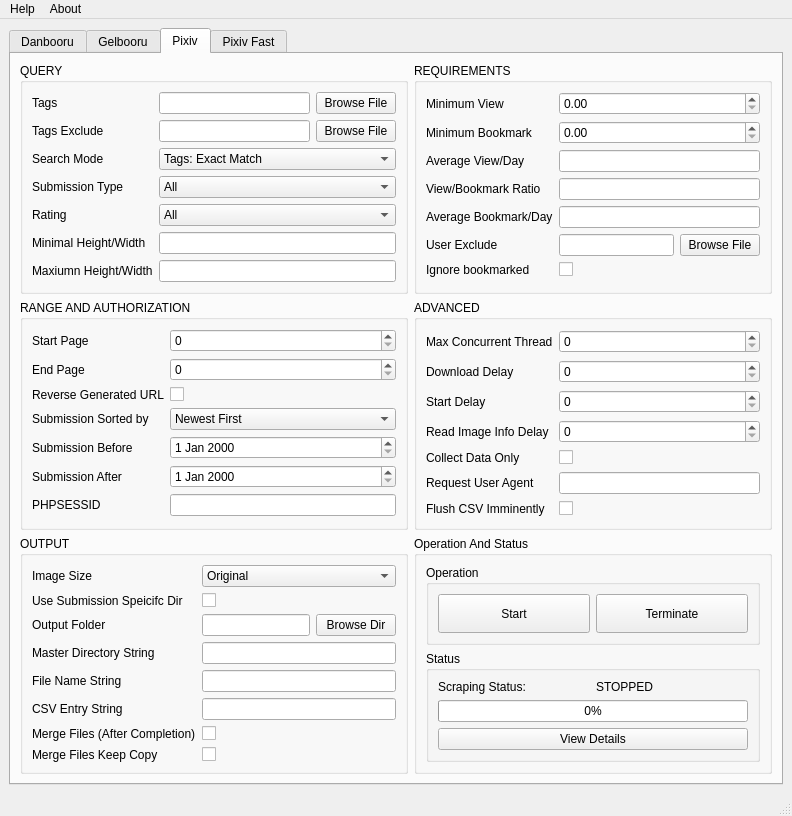
<?xml version="1.0" encoding="UTF-8"?>
<ui version="4.0">
 <class>MainWindow</class>
 <widget class="QMainWindow" name="MainWindow">
  <property name="geometry">
   <rect>
    <x>0</x>
    <y>0</y>
    <width>792</width>
    <height>750</height>
   </rect>
  </property>
  <property name="windowTitle">
   <string>MainWindow</string>
  </property>
  <widget class="QWidget" name="centralwidget">
   <layout class="QVBoxLayout" name="verticalLayout">
    <item>
     <widget class="QTabWidget" name="tabWidget">
      <property name="currentIndex">
       <number>2</number>
      </property>
      <widget class="QWidget" name="tab_pixiv_config">
       <attribute name="title">
        <string>Danbooru</string>
       </attribute>
      </widget>
      <widget class="QWidget" name="tab_pixiv_fast_config">
       <attribute name="title">
        <string>Gelbooru</string>
       </attribute>
      </widget>
      <widget class="QWidget" name="tab_danbooru_config">
       <attribute name="title">
        <string>Pixiv</string>
       </attribute>
       <layout class="QGridLayout" name="gridLayout">
        <item row="2" column="0">
         <widget class="QGroupBox" name="groupBox_3">
          <property name="title">
           <string>RANGE AND AUTHORIZATION</string>
          </property>
          <layout class="QGridLayout" name="gridLayout_4">
           <item row="0" column="1">
            <widget class="QSpinBox" name="spinBox_3"/>
           </item>
           <item row="6" column="0">
            <widget class="QLabel" name="label_21">
             <property name="text">
              <string>PHPSESSID</string>
             </property>
            </widget>
           </item>
           <item row="1" column="0">
            <widget class="QLabel" name="label_16">
             <property name="text">
              <string>End Page</string>
             </property>
            </widget>
           </item>
           <item row="5" column="0">
            <widget class="QLabel" name="label_20">
             <property name="text">
              <string>Submission After</string>
             </property>
            </widget>
           </item>
           <item row="3" column="0">
            <widget class="QLabel" name="label_18">
             <property name="text">
              <string>Submission Sorted by</string>
             </property>
            </widget>
           </item>
           <item row="5" column="1">
            <widget class="QDateEdit" name="dateEdit_2"/>
           </item>
           <item row="6" column="1">
            <widget class="QLineEdit" name="lineEdit_9"/>
           </item>
           <item row="4" column="0">
            <widget class="QLabel" name="label_19">
             <property name="text">
              <string>Submission Before</string>
             </property>
            </widget>
           </item>
           <item row="2" column="1">
            <widget class="QCheckBox" name="checkBox_2">
             <property name="text">
              <string/>
             </property>
            </widget>
           </item>
           <item row="3" column="1">
            <widget class="QComboBox" name="comboBox_4">
             <item>
              <property name="text">
               <string>Newest First</string>
              </property>
             </item>
             <item>
              <property name="text">
               <string>Oldest First</string>
              </property>
             </item>
            </widget>
           </item>
           <item row="0" column="0">
            <widget class="QLabel" name="label_15">
             <property name="text">
              <string>Start Page</string>
             </property>
            </widget>
           </item>
           <item row="4" column="1">
            <widget class="QDateEdit" name="dateEdit"/>
           </item>
           <item row="2" column="0">
            <widget class="QLabel" name="label_17">
             <property name="text">
              <string>Reverse Generated URL</string>
             </property>
            </widget>
           </item>
           <item row="1" column="1">
            <widget class="QSpinBox" name="spinBox"/>
           </item>
          </layout>
         </widget>
        </item>
        <item row="0" column="1">
         <widget class="QGroupBox" name="groupBox_2">
          <property name="title">
           <string>REQUIREMENTS</string>
          </property>
          <layout class="QGridLayout" name="gridLayout_3">
           <item row="1" column="1">
            <widget class="QLabel" name="label_11">
             <property name="text">
              <string>Minimum Bookmark</string>
             </property>
            </widget>
           </item>
           <item row="5" column="3">
            <widget class="QPushButton" name="pushButton_3">
             <property name="text">
              <string>Browse File</string>
             </property>
            </widget>
           </item>
           <item row="2" column="2" colspan="2">
            <widget class="QLineEdit" name="lineEdit_5"/>
           </item>
           <item row="3" column="1">
            <widget class="QLabel" name="label_10">
             <property name="text">
              <string>View/Bookmark Ratio</string>
             </property>
            </widget>
           </item>
           <item row="2" column="1">
            <widget class="QLabel" name="label_9">
             <property name="text">
              <string>Average View/Day</string>
             </property>
            </widget>
           </item>
           <item row="3" column="2" colspan="2">
            <widget class="QLineEdit" name="lineEdit_6"/>
           </item>
           <item row="0" column="1">
            <widget class="QLabel" name="label_8">
             <property name="text">
              <string>Minimum View</string>
             </property>
            </widget>
           </item>
           <item row="5" column="1">
            <widget class="QLabel" name="label_13">
             <property name="text">
              <string>User Exclude</string>
             </property>
            </widget>
           </item>
           <item row="4" column="2" colspan="2">
            <widget class="QLineEdit" name="lineEdit_7"/>
           </item>
           <item row="4" column="1">
            <widget class="QLabel" name="label_12">
             <property name="text">
              <string>Average Bookmark/Day</string>
             </property>
            </widget>
           </item>
           <item row="5" column="2">
            <widget class="QLineEdit" name="lineEdit_8"/>
           </item>
           <item row="6" column="1">
            <widget class="QLabel" name="label_14">
             <property name="text">
              <string>Ignore bookmarked</string>
             </property>
            </widget>
           </item>
           <item row="6" column="2" colspan="2">
            <widget class="QCheckBox" name="checkBox">
             <property name="text">
              <string/>
             </property>
            </widget>
           </item>
           <item row="0" column="2" colspan="2">
            <widget class="QDoubleSpinBox" name="doubleSpinBox"/>
           </item>
           <item row="1" column="2" colspan="2">
            <widget class="QDoubleSpinBox" name="doubleSpinBox_2"/>
           </item>
          </layout>
         </widget>
        </item>
        <item row="0" column="0">
         <widget class="QGroupBox" name="groupBox">
          <property name="title">
           <string>QUERY</string>
          </property>
          <layout class="QGridLayout" name="gridLayout_2">
           <item row="2" column="0">
            <widget class="QLabel" name="label_3">
             <property name="text">
              <string>Search Mode</string>
             </property>
            </widget>
           </item>
           <item row="3" column="1" colspan="2">
            <widget class="QComboBox" name="comboBox_2">
             <item>
              <property name="text">
               <string>All</string>
              </property>
             </item>
             <item>
              <property name="text">
               <string>Illustration &amp; Ugoira</string>
              </property>
             </item>
             <item>
              <property name="text">
               <string>Illustration</string>
              </property>
             </item>
             <item>
              <property name="text">
               <string>Manga</string>
              </property>
             </item>
             <item>
              <property name="text">
               <string>Ugoira</string>
              </property>
             </item>
            </widget>
           </item>
           <item row="1" column="0">
            <widget class="QLabel" name="label_2">
             <property name="text">
              <string>Tags Exclude</string>
             </property>
            </widget>
           </item>
           <item row="4" column="0">
            <widget class="QLabel" name="label_5">
             <property name="text">
              <string>Rating</string>
             </property>
            </widget>
           </item>
           <item row="1" column="2">
            <widget class="QPushButton" name="pushButton_2">
             <property name="text">
              <string>Browse File</string>
             </property>
            </widget>
           </item>
           <item row="0" column="0">
            <widget class="QLabel" name="label">
             <property name="text">
              <string>Tags</string>
             </property>
            </widget>
           </item>
           <item row="2" column="1" colspan="2">
            <widget class="QComboBox" name="comboBox">
             <property name="editable">
              <bool>false</bool>
             </property>
             <property name="currentText">
              <string>Tags: Exact Match</string>
             </property>
             <property name="currentIndex">
              <number>0</number>
             </property>
             <property name="modelColumn">
              <number>0</number>
             </property>
             <item>
              <property name="text">
               <string>Tags: Exact Match</string>
              </property>
             </item>
             <item>
              <property name="text">
               <string>Tags: Partially Match</string>
              </property>
             </item>
             <item>
              <property name="text">
               <string>Match All (Tags, Description, Title)</string>
              </property>
             </item>
            </widget>
           </item>
           <item row="0" column="2">
            <widget class="QPushButton" name="pushButton">
             <property name="text">
              <string>Browse File</string>
             </property>
            </widget>
           </item>
           <item row="1" column="1">
            <widget class="QLineEdit" name="lineEdit_2"/>
           </item>
           <item row="0" column="1">
            <widget class="QLineEdit" name="lineEdit">
             <property name="toolTipDuration">
              <number>-1</number>
             </property>
            </widget>
           </item>
           <item row="3" column="0">
            <widget class="QLabel" name="label_4">
             <property name="text">
              <string>Submission Type</string>
             </property>
            </widget>
           </item>
           <item row="4" column="1" colspan="2">
            <widget class="QComboBox" name="comboBox_3">
             <item>
              <property name="text">
               <string>All</string>
              </property>
             </item>
             <item>
              <property name="text">
               <string>Safe</string>
              </property>
             </item>
             <item>
              <property name="text">
               <string>R-18</string>
              </property>
             </item>
            </widget>
           </item>
           <item row="5" column="0">
            <widget class="QLabel" name="label_6">
             <property name="text">
              <string>Minimal Height/Width</string>
             </property>
            </widget>
           </item>
           <item row="6" column="0">
            <widget class="QLabel" name="label_7">
             <property name="text">
              <string>Maxiumn Height/Width</string>
             </property>
            </widget>
           </item>
           <item row="6" column="1" colspan="2">
            <widget class="QLineEdit" name="lineEdit_4"/>
           </item>
           <item row="5" column="1" colspan="2">
            <widget class="QLineEdit" name="lineEdit_3"/>
           </item>
          </layout>
         </widget>
        </item>
        <item row="2" column="1">
         <widget class="QGroupBox" name="groupBox_5">
          <property name="title">
           <string>ADVANCED</string>
          </property>
          <layout class="QGridLayout" name="gridLayout_5">
           <item row="1" column="0">
            <widget class="QLabel" name="label_23">
             <property name="text">
              <string>Download Delay</string>
             </property>
            </widget>
           </item>
           <item row="5" column="0">
            <widget class="QLabel" name="label_27">
             <property name="text">
              <string>Request User Agent</string>
             </property>
            </widget>
           </item>
           <item row="0" column="1">
            <widget class="QSpinBox" name="spinBox_2"/>
           </item>
           <item row="3" column="1">
            <widget class="QSpinBox" name="spinBox_6"/>
           </item>
           <item row="4" column="0">
            <widget class="QLabel" name="label_26">
             <property name="text">
              <string>Collect Data Only</string>
             </property>
            </widget>
           </item>
           <item row="4" column="1">
            <widget class="QCheckBox" name="checkBox_3">
             <property name="text">
              <string/>
             </property>
            </widget>
           </item>
           <item row="1" column="1">
            <widget class="QSpinBox" name="spinBox_4"/>
           </item>
           <item row="2" column="0">
            <widget class="QLabel" name="label_24">
             <property name="text">
              <string>Start Delay</string>
             </property>
            </widget>
           </item>
           <item row="0" column="0">
            <widget class="QLabel" name="label_22">
             <property name="text">
              <string>Max Concurrent Thread</string>
             </property>
            </widget>
           </item>
           <item row="3" column="0">
            <widget class="QLabel" name="label_25">
             <property name="text">
              <string>Read Image Info Delay</string>
             </property>
            </widget>
           </item>
           <item row="2" column="1">
            <widget class="QSpinBox" name="spinBox_5"/>
           </item>
           <item row="5" column="1">
            <widget class="QLineEdit" name="lineEdit_10"/>
           </item>
           <item row="6" column="0">
            <widget class="QLabel" name="label_28">
             <property name="text">
              <string>Flush CSV Imminently</string>
             </property>
            </widget>
           </item>
           <item row="6" column="1">
            <widget class="QCheckBox" name="checkBox_4">
             <property name="text">
              <string/>
             </property>
            </widget>
           </item>
          </layout>
         </widget>
        </item>
        <item row="3" column="0">
         <widget class="QGroupBox" name="groupBox_4">
          <property name="title">
           <string>OUTPUT</string>
          </property>
          <layout class="QGridLayout" name="gridLayout_6">
           <item row="5" column="0">
            <widget class="QLabel" name="label_33">
             <property name="text">
              <string>CSV Entry String</string>
             </property>
            </widget>
           </item>
           <item row="1" column="0">
            <widget class="QLabel" name="label_36">
             <property name="text">
              <string>Use Submission Speicifc Dir</string>
             </property>
            </widget>
           </item>
           <item row="0" column="0">
            <widget class="QLabel" name="label_29">
             <property name="text">
              <string>Image Size</string>
             </property>
            </widget>
           </item>
           <item row="3" column="1" colspan="2">
            <widget class="QLineEdit" name="lineEdit_12"/>
           </item>
           <item row="4" column="1" colspan="2">
            <widget class="QLineEdit" name="lineEdit_13"/>
           </item>
           <item row="2" column="1">
            <widget class="QLineEdit" name="lineEdit_11"/>
           </item>
           <item row="2" column="0">
            <widget class="QLabel" name="label_30">
             <property name="text">
              <string>Output Folder</string>
             </property>
            </widget>
           </item>
           <item row="2" column="2">
            <widget class="QPushButton" name="pushButton_4">
             <property name="text">
              <string>Browse Dir</string>
             </property>
            </widget>
           </item>
           <item row="0" column="1" colspan="2">
            <widget class="QComboBox" name="comboBox_5">
             <item>
              <property name="text">
               <string>Original</string>
              </property>
             </item>
             <item>
              <property name="text">
               <string>Large</string>
              </property>
             </item>
             <item>
              <property name="text">
               <string>Medium</string>
              </property>
             </item>
             <item>
              <property name="text">
               <string>Square Medium</string>
              </property>
             </item>
            </widget>
           </item>
           <item row="4" column="0">
            <widget class="QLabel" name="label_32">
             <property name="text">
              <string>File Name String</string>
             </property>
            </widget>
           </item>
           <item row="5" column="1" colspan="2">
            <widget class="QLineEdit" name="lineEdit_14"/>
           </item>
           <item row="1" column="1" colspan="2">
            <widget class="QCheckBox" name="checkBox_5">
             <property name="text">
              <string/>
             </property>
            </widget>
           </item>
           <item row="3" column="0">
            <widget class="QLabel" name="label_31">
             <property name="text">
              <string>Master Directory String</string>
             </property>
            </widget>
           </item>
           <item row="6" column="0">
            <widget class="QLabel" name="label_37">
             <property name="text">
              <string>Merge Files (After Completion)</string>
             </property>
            </widget>
           </item>
           <item row="7" column="0">
            <widget class="QLabel" name="label_38">
             <property name="text">
              <string>Merge Files Keep Copy</string>
             </property>
            </widget>
           </item>
           <item row="7" column="1" colspan="2">
            <widget class="QCheckBox" name="checkBox_7">
             <property name="text">
              <string/>
             </property>
            </widget>
           </item>
           <item row="6" column="1" colspan="2">
            <widget class="QCheckBox" name="checkBox_6">
             <property name="text">
              <string/>
             </property>
            </widget>
           </item>
          </layout>
         </widget>
        </item>
        <item row="3" column="1">
         <widget class="QGroupBox" name="groupBox_6">
          <property name="title">
           <string>Operation And Status</string>
          </property>
          <layout class="QVBoxLayout" name="verticalLayout_2">
           <item>
            <widget class="QGroupBox" name="groupBox_7">
             <property name="title">
              <string>Operation</string>
             </property>
             <layout class="QHBoxLayout" name="horizontalLayout">
              <item>
               <widget class="QPushButton" name="pushButton_5">
                <property name="sizePolicy">
                 <sizepolicy hsizetype="Preferred" vsizetype="Preferred">
                  <horstretch>0</horstretch>
                  <verstretch>0</verstretch>
                 </sizepolicy>
                </property>
                <property name="text">
                 <string>Start</string>
                </property>
               </widget>
              </item>
              <item>
               <widget class="QPushButton" name="pushButton_6">
                <property name="sizePolicy">
                 <sizepolicy hsizetype="Preferred" vsizetype="Preferred">
                  <horstretch>0</horstretch>
                  <verstretch>0</verstretch>
                 </sizepolicy>
                </property>
                <property name="text">
                 <string>Terminate</string>
                </property>
               </widget>
              </item>
             </layout>
            </widget>
           </item>
           <item>
            <widget class="QGroupBox" name="groupBox_8">
             <property name="sizePolicy">
              <sizepolicy hsizetype="Preferred" vsizetype="Preferred">
               <horstretch>0</horstretch>
               <verstretch>0</verstretch>
              </sizepolicy>
             </property>
             <property name="title">
              <string>Status</string>
             </property>
             <layout class="QGridLayout" name="gridLayout_7">
              <item row="0" column="0">
               <widget class="QLabel" name="label_34">
                <property name="text">
                 <string>Scraping Status:</string>
                </property>
               </widget>
              </item>
              <item row="0" column="1">
               <widget class="QLabel" name="label_35">
                <property name="text">
                 <string>STOPPED</string>
                </property>
               </widget>
              </item>
              <item row="2" column="0" colspan="2">
               <widget class="QPushButton" name="pushButton_7">
                <property name="text">
                 <string>View Details</string>
                </property>
               </widget>
              </item>
              <item row="1" column="0" colspan="2">
               <widget class="QProgressBar" name="progressBar">
                <property name="value">
                 <number>0</number>
                </property>
               </widget>
              </item>
             </layout>
            </widget>
           </item>
          </layout>
         </widget>
        </item>
       </layout>
      </widget>
      <widget class="QWidget" name="tab_gelbooru_config">
       <attribute name="title">
        <string>Pixiv Fast</string>
       </attribute>
      </widget>
     </widget>
    </item>
   </layout>
  </widget>
  <widget class="QMenuBar" name="menubar">
   <property name="geometry">
    <rect>
     <x>0</x>
     <y>0</y>
     <width>792</width>
     <height>21</height>
    </rect>
   </property>
   <widget class="QMenu" name="menuHelp">
    <property name="title">
     <string>Help</string>
    </property>
    <addaction name="actionDanbooru"/>
    <addaction name="actionGelbooru"/>
    <addaction name="actionPixiv"/>
    <addaction name="actionPixiv_Fast"/>
   </widget>
   <widget class="QMenu" name="menuInfo">
    <property name="title">
     <string>About</string>
    </property>
   </widget>
   <addaction name="menuHelp"/>
   <addaction name="menuInfo"/>
  </widget>
  <widget class="QStatusBar" name="statusbar"/>
  <action name="actionDanbooru">
   <property name="text">
    <string>Danbooru</string>
   </property>
  </action>
  <action name="actionGelbooru">
   <property name="text">
    <string>Gelbooru</string>
   </property>
  </action>
  <action name="actionPixiv">
   <property name="text">
    <string>Pixiv</string>
   </property>
  </action>
  <action name="actionPixiv_Fast">
   <property name="text">
    <string>Pixiv Fast</string>
   </property>
  </action>
 </widget>
 <resources/>
 <connections/>
</ui>
